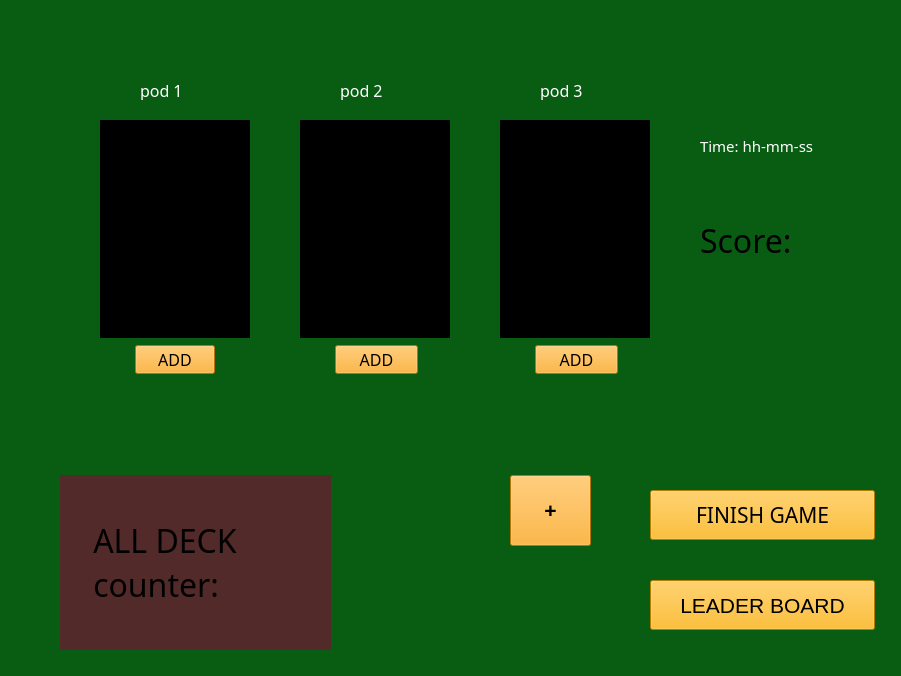
<?xml version="1.0" encoding="UTF-8"?>
<ui version="4.0">
 <class>PlayedGame</class>
 <widget class="QWidget" name="PlayedGame">
  <property name="geometry">
   <rect>
    <x>0</x>
    <y>0</y>
    <width>901</width>
    <height>676</height>
   </rect>
  </property>
  <property name="windowTitle">
   <string>Form</string>
  </property>
  <property name="styleSheet">
   <string notr="true">background-color: rgb(9, 93, 19);</string>
  </property>
  <widget class="QPushButton" name="hitButton_1">
   <property name="geometry">
    <rect>
     <x>135</x>
     <y>345</y>
     <width>80</width>
     <height>29</height>
    </rect>
   </property>
   <property name="font">
    <font>
     <family>Algerian</family>
     <pointsize>12</pointsize>
    </font>
   </property>
   <property name="styleSheet">
    <string notr="true">background-color: rgb(255, 163, 15);
color:rgb(0,0,0);</string>
   </property>
   <property name="text">
    <string>ADD</string>
   </property>
  </widget>
  <widget class="QLabel" name="pod_1">
   <property name="geometry">
    <rect>
     <x>100</x>
     <y>120</y>
     <width>150</width>
     <height>218</height>
    </rect>
   </property>
   <property name="styleSheet">
    <string notr="true">background-color: rgb(0, 0, 0);</string>
   </property>
   <property name="text">
    <string/>
   </property>
  </widget>
  <widget class="QLabel" name="pod_2">
   <property name="geometry">
    <rect>
     <x>300</x>
     <y>120</y>
     <width>150</width>
     <height>218</height>
    </rect>
   </property>
   <property name="styleSheet">
    <string notr="true">background-color: rgb(0, 0, 0);</string>
   </property>
   <property name="text">
    <string/>
   </property>
  </widget>
  <widget class="QLabel" name="pod1_name">
   <property name="geometry">
    <rect>
     <x>140</x>
     <y>80</y>
     <width>63</width>
     <height>20</height>
    </rect>
   </property>
   <property name="font">
    <font>
     <family>Algerian</family>
     <pointsize>12</pointsize>
    </font>
   </property>
   <property name="styleSheet">
    <string notr="true">color:rgb(255,255,255);</string>
   </property>
   <property name="text">
    <string>pod 1</string>
   </property>
  </widget>
  <widget class="QLabel" name="pod2_name">
   <property name="geometry">
    <rect>
     <x>340</x>
     <y>80</y>
     <width>63</width>
     <height>20</height>
    </rect>
   </property>
   <property name="font">
    <font>
     <family>Algerian</family>
     <pointsize>12</pointsize>
    </font>
   </property>
   <property name="styleSheet">
    <string notr="true">color:rgb(255,255,255);</string>
   </property>
   <property name="text">
    <string>pod 2</string>
   </property>
  </widget>
  <widget class="QLabel" name="pod3_name">
   <property name="geometry">
    <rect>
     <x>540</x>
     <y>80</y>
     <width>63</width>
     <height>20</height>
    </rect>
   </property>
   <property name="font">
    <font>
     <family>Algerian</family>
     <pointsize>12</pointsize>
    </font>
   </property>
   <property name="styleSheet">
    <string notr="true">color:rgb(255,255,255);</string>
   </property>
   <property name="text">
    <string>pod 3</string>
   </property>
  </widget>
  <widget class="QLabel" name="pod_3">
   <property name="geometry">
    <rect>
     <x>500</x>
     <y>120</y>
     <width>150</width>
     <height>218</height>
    </rect>
   </property>
   <property name="styleSheet">
    <string notr="true">background-color: rgb(0, 0, 0);</string>
   </property>
   <property name="text">
    <string/>
   </property>
  </widget>
  <widget class="QPushButton" name="hitButton_2">
   <property name="geometry">
    <rect>
     <x>335</x>
     <y>345</y>
     <width>83</width>
     <height>29</height>
    </rect>
   </property>
   <property name="font">
    <font>
     <family>Algerian</family>
     <pointsize>12</pointsize>
    </font>
   </property>
   <property name="styleSheet">
    <string notr="true">background-color: rgb(255, 163, 15);
color: rgb(0, 0, 0);</string>
   </property>
   <property name="text">
    <string>ADD</string>
   </property>
  </widget>
  <widget class="QPushButton" name="hitButton_3">
   <property name="geometry">
    <rect>
     <x>535</x>
     <y>345</y>
     <width>83</width>
     <height>29</height>
    </rect>
   </property>
   <property name="palette">
    <palette>
     <active>
      <colorrole role="WindowText">
       <brush brushstyle="SolidPattern">
        <color alpha="255">
         <red>0</red>
         <green>0</green>
         <blue>0</blue>
        </color>
       </brush>
      </colorrole>
      <colorrole role="Button">
       <brush brushstyle="SolidPattern">
        <color alpha="255">
         <red>255</red>
         <green>163</green>
         <blue>15</blue>
        </color>
       </brush>
      </colorrole>
      <colorrole role="Text">
       <brush brushstyle="SolidPattern">
        <color alpha="255">
         <red>0</red>
         <green>0</green>
         <blue>0</blue>
        </color>
       </brush>
      </colorrole>
      <colorrole role="ButtonText">
       <brush brushstyle="SolidPattern">
        <color alpha="255">
         <red>0</red>
         <green>0</green>
         <blue>0</blue>
        </color>
       </brush>
      </colorrole>
      <colorrole role="Base">
       <brush brushstyle="SolidPattern">
        <color alpha="255">
         <red>255</red>
         <green>163</green>
         <blue>15</blue>
        </color>
       </brush>
      </colorrole>
      <colorrole role="Window">
       <brush brushstyle="SolidPattern">
        <color alpha="255">
         <red>255</red>
         <green>163</green>
         <blue>15</blue>
        </color>
       </brush>
      </colorrole>
      <colorrole role="PlaceholderText">
       <brush brushstyle="SolidPattern">
        <color alpha="255">
         <red>0</red>
         <green>0</green>
         <blue>0</blue>
        </color>
       </brush>
      </colorrole>
     </active>
     <inactive>
      <colorrole role="WindowText">
       <brush brushstyle="SolidPattern">
        <color alpha="255">
         <red>0</red>
         <green>0</green>
         <blue>0</blue>
        </color>
       </brush>
      </colorrole>
      <colorrole role="Button">
       <brush brushstyle="SolidPattern">
        <color alpha="255">
         <red>255</red>
         <green>163</green>
         <blue>15</blue>
        </color>
       </brush>
      </colorrole>
      <colorrole role="Text">
       <brush brushstyle="SolidPattern">
        <color alpha="255">
         <red>0</red>
         <green>0</green>
         <blue>0</blue>
        </color>
       </brush>
      </colorrole>
      <colorrole role="ButtonText">
       <brush brushstyle="SolidPattern">
        <color alpha="255">
         <red>0</red>
         <green>0</green>
         <blue>0</blue>
        </color>
       </brush>
      </colorrole>
      <colorrole role="Base">
       <brush brushstyle="SolidPattern">
        <color alpha="255">
         <red>255</red>
         <green>163</green>
         <blue>15</blue>
        </color>
       </brush>
      </colorrole>
      <colorrole role="Window">
       <brush brushstyle="SolidPattern">
        <color alpha="255">
         <red>255</red>
         <green>163</green>
         <blue>15</blue>
        </color>
       </brush>
      </colorrole>
      <colorrole role="PlaceholderText">
       <brush brushstyle="SolidPattern">
        <color alpha="255">
         <red>0</red>
         <green>0</green>
         <blue>0</blue>
        </color>
       </brush>
      </colorrole>
     </inactive>
     <disabled>
      <colorrole role="WindowText">
       <brush brushstyle="SolidPattern">
        <color alpha="255">
         <red>0</red>
         <green>0</green>
         <blue>0</blue>
        </color>
       </brush>
      </colorrole>
      <colorrole role="Button">
       <brush brushstyle="SolidPattern">
        <color alpha="255">
         <red>255</red>
         <green>163</green>
         <blue>15</blue>
        </color>
       </brush>
      </colorrole>
      <colorrole role="Text">
       <brush brushstyle="SolidPattern">
        <color alpha="255">
         <red>0</red>
         <green>0</green>
         <blue>0</blue>
        </color>
       </brush>
      </colorrole>
      <colorrole role="ButtonText">
       <brush brushstyle="SolidPattern">
        <color alpha="255">
         <red>0</red>
         <green>0</green>
         <blue>0</blue>
        </color>
       </brush>
      </colorrole>
      <colorrole role="Base">
       <brush brushstyle="SolidPattern">
        <color alpha="255">
         <red>255</red>
         <green>163</green>
         <blue>15</blue>
        </color>
       </brush>
      </colorrole>
      <colorrole role="Window">
       <brush brushstyle="SolidPattern">
        <color alpha="255">
         <red>255</red>
         <green>163</green>
         <blue>15</blue>
        </color>
       </brush>
      </colorrole>
      <colorrole role="PlaceholderText">
       <brush brushstyle="SolidPattern">
        <color alpha="255">
         <red>0</red>
         <green>0</green>
         <blue>0</blue>
        </color>
       </brush>
      </colorrole>
     </disabled>
    </palette>
   </property>
   <property name="font">
    <font>
     <family>Algerian</family>
     <pointsize>12</pointsize>
    </font>
   </property>
   <property name="styleSheet">
    <string notr="true">background-color: rgb(255, 163, 15);
color: rgb(0, 0, 0);</string>
   </property>
   <property name="text">
    <string>ADD</string>
   </property>
  </widget>
  <widget class="QLabel" name="score_value">
   <property name="geometry">
    <rect>
     <x>700</x>
     <y>220</y>
     <width>200</width>
     <height>40</height>
    </rect>
   </property>
   <property name="font">
    <font>
     <family>Algerian</family>
     <pointsize>24</pointsize>
    </font>
   </property>
   <property name="text">
    <string>Score:</string>
   </property>
  </widget>
  <widget class="QLabel" name="time">
   <property name="geometry">
    <rect>
     <x>700</x>
     <y>130</y>
     <width>151</width>
     <height>31</height>
    </rect>
   </property>
   <property name="font">
    <font>
     <family>Algerian</family>
     <pointsize>11</pointsize>
    </font>
   </property>
   <property name="styleSheet">
    <string notr="true">color:rgb(255,255,255);</string>
   </property>
   <property name="text">
    <string>Time: hh-mm-ss</string>
   </property>
  </widget>
  <widget class="QLabel" name="deck_image">
   <property name="geometry">
    <rect>
     <x>360</x>
     <y>475</y>
     <width>135</width>
     <height>175</height>
    </rect>
   </property>
   <property name="styleSheet">
    <string notr="true">border-image: url(:/res/resources/res/cards/00.png) 0 0 0 0 stretch stretch;
</string>
   </property>
   <property name="text">
    <string/>
   </property>
  </widget>
  <widget class="QLabel" name="deck_counter">
   <property name="geometry">
    <rect>
     <x>60</x>
     <y>475</y>
     <width>271</width>
     <height>175</height>
    </rect>
   </property>
   <property name="font">
    <font>
     <family>Algerian</family>
     <pointsize>24</pointsize>
    </font>
   </property>
   <property name="styleSheet">
    <string notr="true">background-color: rgba(82,42,42,255)</string>
   </property>
   <property name="text">
    <string>    ALL DECK
    counter:</string>
   </property>
  </widget>
  <widget class="QPushButton" name="finishButton">
   <property name="geometry">
    <rect>
     <x>650</x>
     <y>490</y>
     <width>225</width>
     <height>50</height>
    </rect>
   </property>
   <property name="font">
    <font>
     <family>Algerian</family>
     <pointsize>16</pointsize>
    </font>
   </property>
   <property name="styleSheet">
    <string notr="true">background-color: rgba(252,174,1,255);
color: rgb(0, 0, 0);</string>
   </property>
   <property name="text">
    <string>FINISH GAME</string>
   </property>
  </widget>
  <widget class="QPushButton" name="leaderBoardButton">
   <property name="geometry">
    <rect>
     <x>650</x>
     <y>580</y>
     <width>225</width>
     <height>50</height>
    </rect>
   </property>
   <property name="font">
    <font>
     <pointsize>16</pointsize>
    </font>
   </property>
   <property name="styleSheet">
    <string notr="true">background-color: rgba(252,174,1,255);
color: rgb(0, 0, 0);</string>
   </property>
   <property name="text">
    <string>LEADER BOARD</string>
   </property>
  </widget>
  <widget class="QPushButton" name="takeCardButton">
   <property name="geometry">
    <rect>
     <x>510</x>
     <y>475</y>
     <width>81</width>
     <height>71</height>
    </rect>
   </property>
   <property name="font">
    <font>
     <pointsize>16</pointsize>
     <bold>true</bold>
    </font>
   </property>
   <property name="styleSheet">
    <string notr="true">background-color: rgb(255, 163, 15);
color: rgb(0, 0, 0);</string>
   </property>
   <property name="text">
    <string>+</string>
   </property>
  </widget>
 </widget>
 <resources/>
 <connections/>
</ui>
